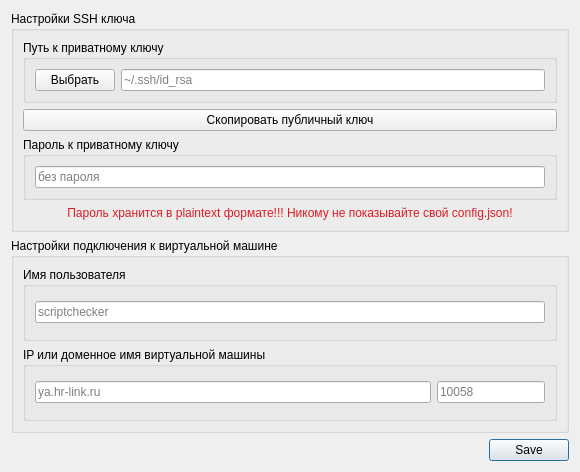
<?xml version="1.0" encoding="UTF-8"?>
<ui version="4.0">
 <class>settingsDialog</class>
 <widget class="QDialog" name="settingsDialog">
  <property name="geometry">
   <rect>
    <x>0</x>
    <y>0</y>
    <width>580</width>
    <height>472</height>
   </rect>
  </property>
  <property name="sizePolicy">
   <sizepolicy hsizetype="Fixed" vsizetype="Fixed">
    <horstretch>0</horstretch>
    <verstretch>0</verstretch>
   </sizepolicy>
  </property>
  <property name="minimumSize">
   <size>
    <width>580</width>
    <height>470</height>
   </size>
  </property>
  <property name="maximumSize">
   <size>
    <width>580</width>
    <height>472</height>
   </size>
  </property>
  <property name="windowTitle">
   <string>Настройки script-checker</string>
  </property>
  <layout class="QVBoxLayout" name="verticalLayout">
   <item>
    <widget class="QGroupBox" name="groupBox">
     <property name="title">
      <string>Настройки SSH ключа</string>
     </property>
     <layout class="QVBoxLayout" name="verticalLayout_2">
      <item>
       <widget class="QGroupBox" name="groupBox_3">
        <property name="title">
         <string>Путь к приватному ключу</string>
        </property>
        <layout class="QHBoxLayout" name="horizontalLayout">
         <item>
          <widget class="QPushButton" name="selectPrivateKeyButton">
           <property name="text">
            <string>Выбрать</string>
           </property>
          </widget>
         </item>
         <item>
          <widget class="QLineEdit" name="privateKeyInputBox">
           <property name="placeholderText">
            <string>~/.ssh/id_rsa</string>
           </property>
          </widget>
         </item>
        </layout>
       </widget>
      </item>
      <item>
       <widget class="QPushButton" name="copyPublicKeyButton">
        <property name="text">
         <string>Скопировать публичный ключ</string>
        </property>
       </widget>
      </item>
      <item>
       <widget class="QGroupBox" name="groupBox_4">
        <property name="title">
         <string>Пароль к приватному ключу</string>
        </property>
        <layout class="QHBoxLayout" name="horizontalLayout_2">
         <item>
          <widget class="QLineEdit" name="passwordInputBox">
           <property name="echoMode">
            <enum>QLineEdit::Password</enum>
           </property>
           <property name="placeholderText">
            <string>без пароля</string>
           </property>
          </widget>
         </item>
        </layout>
       </widget>
      </item>
      <item>
       <widget class="QLabel" name="passwordWarning">
        <property name="palette">
         <palette>
          <active>
           <colorrole role="WindowText">
            <brush brushstyle="SolidPattern">
             <color alpha="255">
              <red>224</red>
              <green>27</green>
              <blue>36</blue>
             </color>
            </brush>
           </colorrole>
          </active>
          <inactive>
           <colorrole role="WindowText">
            <brush brushstyle="SolidPattern">
             <color alpha="255">
              <red>224</red>
              <green>27</green>
              <blue>36</blue>
             </color>
            </brush>
           </colorrole>
          </inactive>
          <disabled>
           <colorrole role="WindowText">
            <brush brushstyle="SolidPattern">
             <color alpha="255">
              <red>190</red>
              <green>190</green>
              <blue>190</blue>
             </color>
            </brush>
           </colorrole>
          </disabled>
         </palette>
        </property>
        <property name="text">
         <string>Пароль хранится в plaintext формате!!! Никому не показывайте свой config.json!</string>
        </property>
        <property name="alignment">
         <set>Qt::AlignCenter</set>
        </property>
       </widget>
      </item>
     </layout>
    </widget>
   </item>
   <item>
    <widget class="QGroupBox" name="groupBox_2">
     <property name="sizePolicy">
      <sizepolicy hsizetype="Preferred" vsizetype="Preferred">
       <horstretch>0</horstretch>
       <verstretch>0</verstretch>
      </sizepolicy>
     </property>
     <property name="title">
      <string>Настройки подключения к виртуальной машине</string>
     </property>
     <layout class="QVBoxLayout" name="verticalLayout_3">
      <item>
       <widget class="QGroupBox" name="groupBox_5">
        <property name="title">
         <string>Имя пользователя</string>
        </property>
        <layout class="QHBoxLayout" name="horizontalLayout_3">
         <item>
          <widget class="QLineEdit" name="usernameInputBox">
           <property name="placeholderText">
            <string>scriptchecker</string>
           </property>
          </widget>
         </item>
        </layout>
       </widget>
      </item>
      <item>
       <widget class="QGroupBox" name="groupBox_6">
        <property name="title">
         <string>IP или доменное имя виртуальной машины</string>
        </property>
        <layout class="QHBoxLayout" name="horizontalLayout_4">
         <item>
          <widget class="QLineEdit" name="machineDomainInputBox">
           <property name="toolTip">
            <string>&lt;html&gt;&lt;head/&gt;&lt;body&gt;&lt;pre style=&quot;-qt-paragraph-type:empty; margin-top:12px; margin-bottom:12px; margin-left:0px; margin-right:0px; -qt-block-indent:0; text-indent:0px; font-family:'monospace'; background-color:#ffffff;&quot;&gt;&lt;br/&gt;&lt;/pre&gt;&lt;/body&gt;&lt;/html&gt;</string>
           </property>
           <property name="placeholderText">
            <string>ya.hr-link.ru</string>
           </property>
          </widget>
         </item>
         <item>
          <widget class="QLineEdit" name="machinePortInputBox">
           <property name="sizePolicy">
            <sizepolicy hsizetype="Maximum" vsizetype="Fixed">
             <horstretch>0</horstretch>
             <verstretch>0</verstretch>
            </sizepolicy>
           </property>
           <property name="placeholderText">
            <string>10058</string>
           </property>
          </widget>
         </item>
        </layout>
       </widget>
      </item>
     </layout>
    </widget>
   </item>
   <item>
    <widget class="QDialogButtonBox" name="saveButton">
     <property name="orientation">
      <enum>Qt::Horizontal</enum>
     </property>
     <property name="standardButtons">
      <set>QDialogButtonBox::Save</set>
     </property>
    </widget>
   </item>
  </layout>
 </widget>
 <resources/>
 <connections>
  <connection>
   <sender>saveButton</sender>
   <signal>accepted()</signal>
   <receiver>settingsDialog</receiver>
   <slot>accept()</slot>
   <hints>
    <hint type="sourcelabel">
     <x>248</x>
     <y>254</y>
    </hint>
    <hint type="destinationlabel">
     <x>157</x>
     <y>274</y>
    </hint>
   </hints>
  </connection>
  <connection>
   <sender>saveButton</sender>
   <signal>rejected()</signal>
   <receiver>settingsDialog</receiver>
   <slot>reject()</slot>
   <hints>
    <hint type="sourcelabel">
     <x>316</x>
     <y>260</y>
    </hint>
    <hint type="destinationlabel">
     <x>286</x>
     <y>274</y>
    </hint>
   </hints>
  </connection>
 </connections>
</ui>
